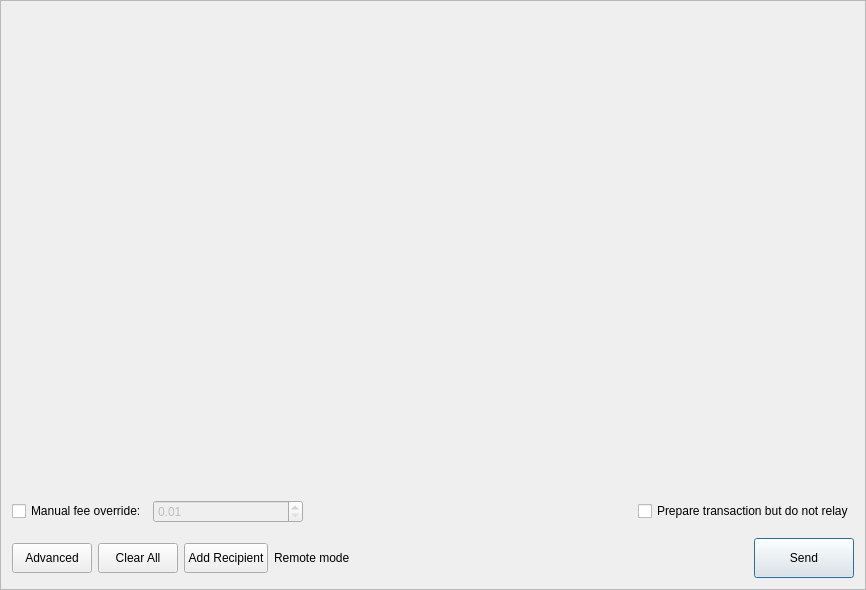
<?xml version="1.0" encoding="UTF-8"?>
<ui version="4.0">
 <class>SendFrame</class>
 <widget class="QFrame" name="SendFrame">
  <property name="geometry">
   <rect>
    <x>0</x>
    <y>0</y>
    <width>866</width>
    <height>590</height>
   </rect>
  </property>
  <property name="windowTitle">
   <string>Frame</string>
  </property>
  <property name="frameShape">
   <enum>QFrame::Shape::StyledPanel</enum>
  </property>
  <property name="frameShadow">
   <enum>QFrame::Shadow::Raised</enum>
  </property>
  <layout class="QVBoxLayout" name="m_send_frame_main_layout">
   <item>
    <widget class="QScrollArea" name="m_transfersScrollarea">
     <property name="frameShape">
      <enum>QFrame::Shape::NoFrame</enum>
     </property>
     <property name="widgetResizable">
      <bool>true</bool>
     </property>
     <widget class="QWidget" name="scrollAreaWidgetContents">
      <property name="geometry">
       <rect>
        <x>0</x>
        <y>0</y>
        <width>842</width>
        <height>461</height>
       </rect>
      </property>
      <layout class="QVBoxLayout" name="m_send_frame_layout">
       <property name="leftMargin">
        <number>0</number>
       </property>
       <property name="topMargin">
        <number>0</number>
       </property>
       <property name="rightMargin">
        <number>0</number>
       </property>
       <property name="bottomMargin">
        <number>0</number>
       </property>
       <item>
        <spacer name="verticalSpacer">
         <property name="orientation">
          <enum>Qt::Orientation::Vertical</enum>
         </property>
         <property name="sizeHint" stdset="0">
          <size>
           <width>20</width>
           <height>445</height>
          </size>
         </property>
        </spacer>
       </item>
      </layout>
     </widget>
    </widget>
   </item>
   <item>
    <widget class="QFrame" name="m_advancedWidget">
     <layout class="QGridLayout" name="advancedGridLayout">
      <property name="leftMargin">
       <number>0</number>
      </property>
      <property name="topMargin">
       <number>9</number>
      </property>
      <property name="rightMargin">
       <number>0</number>
      </property>
      <item row="0" column="3">
       <widget class="QCheckBox" name="dontRelayCheckBox">
        <property name="toolTip">
         <string>Build and sign the transaction, then show its raw hex without sending it to the network.</string>
        </property>
        <property name="text">
         <string>Prepare transaction but do not relay</string>
        </property>
       </widget>
      </item>
      <item row="0" column="1">
       <widget class="QDoubleSpinBox" name="m_feeSpin">
        <property name="enabled">
         <bool>false</bool>
        </property>
        <property name="minimumSize">
         <size>
          <width>150</width>
          <height>0</height>
         </size>
        </property>
        <property name="baseSize">
         <size>
          <width>150</width>
          <height>0</height>
         </size>
        </property>
        <property name="cursor">
         <cursorShape>IBeamCursor</cursorShape>
        </property>
        <property name="locale">
         <locale language="English" country="UnitedStates"/>
        </property>
        <property name="suffix">
         <string/>
        </property>
        <property name="decimals">
         <number>2</number>
        </property>
        <property name="minimum">
         <double>0.010000000000000</double>
        </property>
        <property name="maximum">
         <double>999999999999999.000000000000000</double>
        </property>
        <property name="singleStep">
         <double>0.010000000000000</double>
        </property>
        <property name="value">
         <double>0.010000000000000</double>
        </property>
       </widget>
      </item>
      <item row="0" column="0">
       <widget class="QCheckBox" name="m_manualFeeCheckBox">
        <property name="text">
         <string>Manual fee override:</string>
        </property>
       </widget>
      </item>
      <item row="0" column="2">
       <spacer name="advancedSpacer">
        <property name="orientation">
         <enum>Qt::Orientation::Horizontal</enum>
        </property>
        <property name="sizeType">
         <enum>QSizePolicy::Policy::Expanding</enum>
        </property>
        <property name="sizeHint" stdset="0">
         <size>
          <width>100</width>
          <height>20</height>
         </size>
        </property>
       </spacer>
      </item>
     </layout>
    </widget>
   </item>
   <item>
    <layout class="QHBoxLayout" name="horizontalLayout">
     <item>
      <widget class="QPushButton" name="m_advancedButton">
       <property name="minimumSize">
        <size>
         <width>0</width>
         <height>30</height>
        </size>
       </property>
       <property name="maximumSize">
        <size>
         <width>16777215</width>
         <height>30</height>
        </size>
       </property>
       <property name="text">
        <string>Advanced</string>
       </property>
       <property name="icon">
        <iconset resource="../../resources.qrc">
         <normaloff>:/icons/add</normaloff>:/icons/add</iconset>
       </property>
       <property name="checkable">
        <bool>true</bool>
       </property>
      </widget>
     </item>
     <item>
      <widget class="QPushButton" name="m_clearAllButton">
       <property name="minimumSize">
        <size>
         <width>0</width>
         <height>30</height>
        </size>
       </property>
       <property name="maximumSize">
        <size>
         <width>16777215</width>
         <height>30</height>
        </size>
       </property>
       <property name="text">
        <string>Clear All</string>
       </property>
       <property name="icon">
        <iconset resource="../../resources.qrc">
         <normaloff>:/icons/remove</normaloff>:/icons/remove</iconset>
       </property>
      </widget>
     </item>
     <item>
      <widget class="QPushButton" name="m_addRecipientButton">
       <property name="minimumSize">
        <size>
         <width>0</width>
         <height>30</height>
        </size>
       </property>
       <property name="maximumSize">
        <size>
         <width>16777215</width>
         <height>30</height>
        </size>
       </property>
       <property name="text">
        <string>Add Recipient</string>
       </property>
       <property name="icon">
        <iconset resource="../../resources.qrc">
         <normaloff>:/icons/add_recepient</normaloff>:/icons/add_recepient</iconset>
       </property>
      </widget>
     </item>
     <item>
      <widget class="QLabel" name="m_remote_label">
       <property name="font">
        <font>
         <bold>false</bold>
        </font>
       </property>
       <property name="toolTip">
        <string>Wallet is connected through a remote node.</string>
       </property>
       <property name="text">
        <string>Remote mode</string>
       </property>
      </widget>
     </item>
     <item>
      <spacer name="horizontalSpacer_2">
       <property name="orientation">
        <enum>Qt::Orientation::Horizontal</enum>
       </property>
       <property name="sizeHint" stdset="0">
        <size>
         <width>40</width>
         <height>20</height>
        </size>
       </property>
      </spacer>
     </item>
     <item>
      <widget class="QPushButton" name="m_sendButton">
       <property name="minimumSize">
        <size>
         <width>100</width>
         <height>40</height>
        </size>
       </property>
       <property name="text">
        <string>Send</string>
       </property>
       <property name="icon">
        <iconset resource="../../resources.qrc">
         <normaloff>:/icons/btn-send</normaloff>:/icons/btn-send</iconset>
       </property>
       <property name="default">
        <bool>true</bool>
       </property>
      </widget>
     </item>
    </layout>
   </item>
  </layout>
 </widget>
 <tabstops>
  <tabstop>m_transfersScrollarea</tabstop>
  <tabstop>m_manualFeeCheckBox</tabstop>
  <tabstop>m_feeSpin</tabstop>
  <tabstop>m_clearAllButton</tabstop>
  <tabstop>m_addRecipientButton</tabstop>
 </tabstops>
 <resources>
  <include location="../../resources.qrc"/>
 </resources>
 <connections>
  <connection>
   <sender>m_addRecipientButton</sender>
   <signal>clicked()</signal>
   <receiver>SendFrame</receiver>
   <slot>addRecipientClicked()</slot>
   <hints>
    <hint type="sourcelabel">
     <x>282</x>
     <y>561</y>
    </hint>
    <hint type="destinationlabel">
     <x>432</x>
     <y>294</y>
    </hint>
   </hints>
  </connection>
  <connection>
   <sender>m_clearAllButton</sender>
   <signal>clicked()</signal>
   <receiver>SendFrame</receiver>
   <slot>clearAllClicked()</slot>
   <hints>
    <hint type="sourcelabel">
     <x>154</x>
     <y>561</y>
    </hint>
    <hint type="destinationlabel">
     <x>432</x>
     <y>294</y>
    </hint>
   </hints>
  </connection>
  <connection>
   <sender>m_sendButton</sender>
   <signal>clicked()</signal>
   <receiver>SendFrame</receiver>
   <slot>sendClicked()</slot>
   <hints>
    <hint type="sourcelabel">
     <x>53</x>
     <y>561</y>
    </hint>
    <hint type="destinationlabel">
     <x>432</x>
     <y>294</y>
    </hint>
   </hints>
  </connection>
  <connection>
   <sender>m_advancedButton</sender>
   <signal>toggled(bool)</signal>
   <receiver>SendFrame</receiver>
   <slot>advancedClicked(bool)</slot>
   <hints>
    <hint type="sourcelabel">
     <x>335</x>
     <y>566</y>
    </hint>
    <hint type="destinationlabel">
     <x>432</x>
     <y>294</y>
    </hint>
   </hints>
  </connection>
  <connection>
   <sender>m_manualFeeCheckBox</sender>
   <signal>toggled(bool)</signal>
   <receiver>m_feeSpin</receiver>
   <slot>setEnabled(bool)</slot>
   <hints>
    <hint type="sourcelabel">
     <x>602</x>
     <y>486</y>
    </hint>
    <hint type="destinationlabel">
     <x>780</x>
     <y>485</y>
    </hint>
   </hints>
  </connection>
  <connection>
   <sender>dontRelayCheckBox</sender>
   <signal>toggled(bool)</signal>
   <receiver>SendFrame</receiver>
   <slot>dontRelayToggled(bool)</slot>
   <hints>
    <hint type="sourcelabel">
     <x>432</x>
     <y>514</y>
    </hint>
    <hint type="destinationlabel">
     <x>432</x>
     <y>294</y>
    </hint>
   </hints>
  </connection>
 </connections>
 <slots>
  <slot>sendClicked()</slot>
  <slot>clearAllClicked()</slot>
  <slot>addRecipientClicked()</slot>
  <slot>advancedClicked(bool)</slot>
  <slot>dontRelayToggled(bool)</slot>
  <slot>setEnabled(bool)</slot>
 </slots>
</ui>
